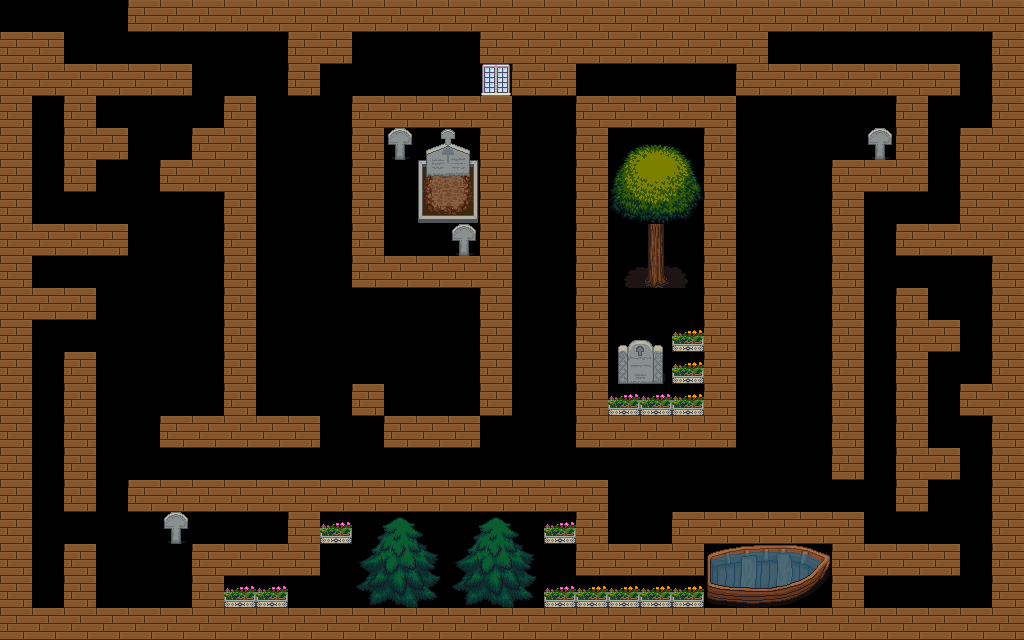

This game map was drawn from its Tiled (.tmx) file and the tilesets committed beside it. A one-line description and the trimmed map source follow:
An orthogonal 32x20 tile map with 32x32 px tiles, 1 tile layer (mainLayer).

<map version="1.2" tiledversion="1.3.3" orientation="orthogonal" renderorder="right-down" width="32" height="20" tilewidth="32" tileheight="32" infinite="0" nextlayerid="2" nextobjectid="1">
 <tileset firstgid="1" name="ak's_assets_0" tilewidth="32" tileheight="32" tilecount="504" columns="24">
  <image source="ak's_assets_0.png" width="768" height="672" />
 </tileset>
 <layer id="1" name="mainLayer" width="32" height="20">
  <data>[640 cells, 348 non-empty, 47 distinct tile ids]</data>
 </layer>
</map>